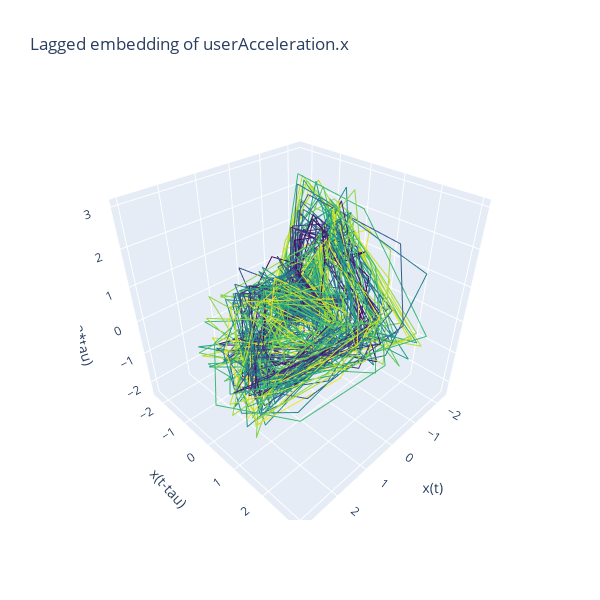

Here is the notebook cell this chart was saved with:
### Code cell
tau = 2

layout = go.Layout(
    title="Lagged embedding of userAcceleration.x",
    scene=dict(
        xaxis=dict(title="x(t)"),
        yaxis=dict(title="x(t-tau)"),
        zaxis=dict(title="x(t-2*tau)"),
    ),
    width=600,
    height=600,
)
data = [
    go.Scatter3d(
        x=df["userAcceleration.x"][: -2 * tau],
        y=df["userAcceleration.x"][tau:-tau],
        z=df["userAcceleration.x"][2 * tau :],
        mode="lines",
        line=dict(color=np.arange(0, len(df)), colorscale="Viridis"),
        hovertemplate="x(t): %{x}<br>x(t-tau): %{y}<br>x(t-2*tau): %{z}<extra></extra>",
    )
]

fig = go.Figure(data=data, layout=layout)
fig.show()

### Figure 1 — Plotly figure (JSON) as saved in the notebook; plotly's stock layout.template omitted (floating-point values rounded to 4 significant figures; data arrays with more than 128 entries replaced by an {"elided": "..."} marker saying what was removed)
{"data": [{"hovertemplate": "x(t): %{x}<br>x(t-tau): %{y}<br>x(t-2*tau): %{z}<extra></extra>", "line": {"color": {"elided": "1452 int values"}, "colorscale": [[0, "#440154"], [0.1111, "#482878"], [0.2222, "#3e4989"], [0.3333, "#31688e"], [0.4444, "#26828e"], [0.5556, "#1f9e89"], [0.6667, "#35b779"], [0.7778, "#6ece58"], [0.8889, "#b5de2b"], [1, "#fde725"]]}, "mode": "lines", "type": "scatter3d", "x": {"elided": "1448 float values"}, "y": {"elided": "1448 float values"}, "z": {"elided": "1448 float values"}}], "layout": {"height": 600, "scene": {"xaxis": {"title": {"text": "x(t)"}}, "yaxis": {"title": {"text": "x(t-tau)"}}, "zaxis": {"title": {"text": "x(t-2*tau)"}}}, "title": {"text": "Lagged embedding of userAcceleration.x"}, "width": 600}}
